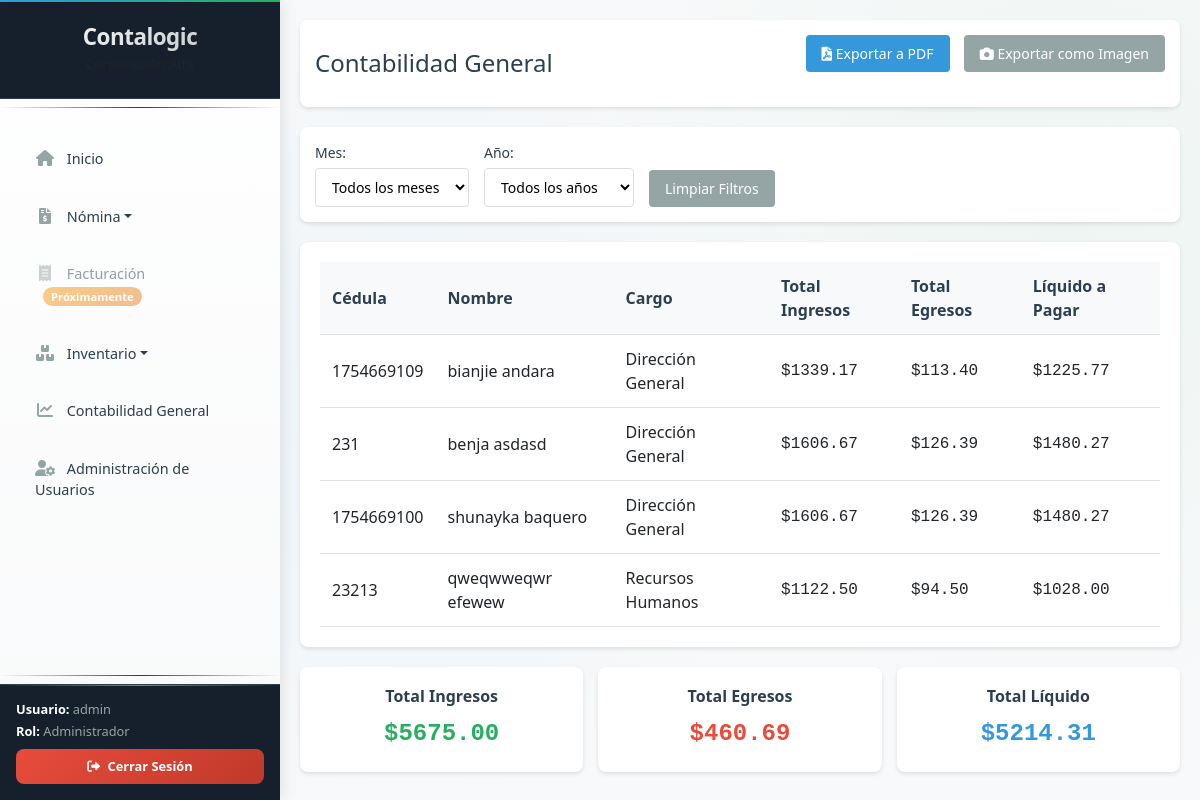
The app's page /contabilidad (signed in) with its own data.
### tables this page shows
CREATE TABLE empleados (
        id INTEGER PRIMARY KEY AUTOINCREMENT,
        nombres TEXT NOT NULL,
        apellidos TEXT NOT NULL,
        cedula TEXT UNIQUE NOT NULL,
        correo TEXT NOT NULL,
        cargo TEXT NOT NULL,
        salario REAL NOT NULL,
        fecha_ingreso DATE NOT NULL,
        activo BOOLEAN DEFAULT 1
    );

### app.py (the view)
@app.route('/contabilidad')
@login_required
def contabilidad():
    mes = request.args.get('mes', '')
    ano = request.args.get('ano', '')
    query = """
    SELECT e.cedula,
           e.nombres || ' ' || e.apellidos as nombre,
           e.cargo,
           SUM(r.total_ingresos) as total_ingresos,
           SUM(r.total_egresos) as total_egresos,
           SUM(r.liquido_pagar) as liquido_pagar
    FROM empleados e
    JOIN rol_pagos r ON e.id = r.empleado_id
    WHERE e.activo = 1
    """
    params = []
    if mes:
        query += " AND r.mes = ?"
        params.append(int(mes))
    if ano:
        query += " AND r.año = ?"
        params.append(int(ano))
    query += " GROUP BY e.id ORDER BY e.apellidos, e.nombres"
    conn = get_db_connection()
    cursor = conn.cursor()
    cursor.execute(query, params)
    contabilidad_data = cursor.fetchall()
    total_ingresos = sum(item['total_ingresos'] or 0 for item in contabilidad_data)
    total_egresos = sum(item['total_egresos'] or 0 for item in contabilidad_data)
    total_liquido = sum(item['liquido_pagar'] or 0 for item in contabilidad_data)
    totales = {
        'total_ingresos': total_ingresos,
        'total_egresos': total_egresos,
        'total_liquido': total_liquido
    }
    conn.close()
    return render_template('contabilidad.html',
                         contabilidad_data=contabilidad_data,
                         totales=totales,
                         mes=mes,
                         ano=ano)

### app.py (called while the page is built)
def login_required(f):
    @wraps(f)
    def decorated_function(*args, **kwargs):
        if 'logged_in' not in session:
            return redirect(url_for('login'))
        return f(*args, **kwargs)
    return decorated_function

### database.py (called while the page is built)
def get_db_connection():
    conn = sqlite3.connect('contalogic.db')
    conn.row_factory = sqlite3.Row
    return conn

### templates/contabilidad.html (shortened to what this page needs)
{% extends "base.html" %}
{% block css_files %}
<link rel="stylesheet" href="{{ url_for('static', filename='css/contabilidad.css') }}">
{% endblock %}
{% block content %}
<div class="page-content">
    <div class="page-header">
        <h2>Contabilidad General</h2>
        <div class="export-actions" style="margin-bottom: 20px;">
            <button onclick="exportToPDF()" class="btn btn-primary">
                <i class="fas fa-file-pdf"></i> Exportar a PDF
            </button>
            <button onclick="exportToPDFAsImage()" class="btn btn-secondary" style="margin-left: 10px;">
                <i class="fas fa-camera"></i> Exportar como Imagen
            </button>
        </div>
    </div>
    <div class="filters-container">
        <div class="filter-group">
            <label for="mes">Mes:</label>
            <select id="mes" onchange="applyFilters()">
                <option value="">Todos los meses</option>
            </select>
        </div>
        <div class="filter-group">
            <label for="ano">Año:</label>
            <select id="ano" onchange="applyFilters()">
                <option value="">Todos los años</option>
            </select>
        </div>
        <button class="btn btn-secondary" onclick="clearFilters()">Limpiar Filtros</button>
    </div>
    <div class="table-container">
        <table class="data-table" id="contabilidadTable">
            <thead>
                <tr>
                    <th>Cédula</th>
                    <th>Nombre</th>
                    <th>Cargo</th>
                    <th>Total Ingresos</th>
                    <th>Total Egresos</th>
                    <th>Líquido a Pagar</th>
                </tr>
            </thead>
            <tbody>
                {% for item in contabilidad_data %}
                <tr>
                    <td>{{ item.cedula }}</td>
                    <td>{{ item.nombre }}</td>
                    <td>{{ item.cargo }}</td>
                    <td class="currency">${{ "%.2f"|format(item.total_ingresos or 0) }}</td>
                    <td class="currency">${{ "%.2f"|format(item.total_egresos or 0) }}</td>
                    <td class="currency">${{ "%.2f"|format(item.liquido_pagar or 0) }}</td>
                </tr>
                {% endfor %}
            </tbody>
        </table>
    </div>
    <div class="totals-container">
        <div class="total-card">
            <h3>Total Ingresos</h3>
            <p class="total-amount">${{ "%.2f"|format(totales.total_ingresos) }}</p>
        </div>
        <div class="total-card">
            <h3>Total Egresos</h3>
            <p class="total-amount">${{ "%.2f"|format(totales.total_egresos) }}</p>
        </div>
        <div class="total-card">
            <h3>Total Líquido</h3>
            <p class="total-amount">${{ "%.2f"|format(totales.total_liquido) }}</p>
        </div>
    </div>
</div>
{% endblock %}

### static/css/sidebar.css (style rules this page uses)
:root { --sidebar-bg: #1e2a3a; --sidebar-header-bg: #16202d; --sidebar-hover: #2a3a4d; --sidebar-active: #3498db; --sidebar-border: #2d3e50; --text-primary: #ecf0f1; --text-secondary: #95a5a6; --text-muted: #7f8c8d; --accent-color: #3498db; --success-color: #27ae60; --danger-color: #e74c3c; --warning-color: #f39c12; }
body { margin: 0 !important; padding: 0 !important; overflow-x: hidden; }

### static/css/contabilidad.css (style rules this page uses)
.page-header { display: flex; justify-content: space-between; align-items: center; margin-bottom: 20px; padding: 15px; background: white; border-radius: 8px; box-shadow: 0 2px 4px rgba(0, 0, 0, 0.1); }
.page-header h2 { margin: 0; color: #2c3e50; font-size: 24px; }
.filters-container { display: flex; gap: 15px; align-items: end; margin-bottom: 20px; padding: 15px; background: white; border-radius: 8px; box-shadow: 0 2px 4px rgba(0, 0, 0, 0.1); flex-wrap: wrap; }
.filter-group { display: flex; flex-direction: column; min-width: 150px; }
.filter-group label { margin-bottom: 5px; font-weight: 500; color: #2c3e50; font-size: 14px; }
.filter-group select { padding: 8px 12px; border: 1px solid #ddd; border-radius: 4px; font-size: 14px; background-color: white; }
.table-container { background: white; border-radius: 8px; padding: 20px; box-shadow: 0 2px 4px rgba(0, 0, 0, 0.1); overflow-x: auto; margin-bottom: 20px; }
.data-table { width: 100%; border-collapse: collapse; }
.data-table th, .data-table td { padding: 12px; text-align: left; border-bottom: 1px solid #e0e0e0; }
.data-table th { background-color: #f8f9fa; font-weight: 600; color: #2c3e50; position: sticky; top: 0; cursor: pointer; }
.currency { text-align: right; font-family: 'Courier New', monospace; font-weight: 500; }
.totals-container { display: grid; grid-template-columns: repeat(auto-fit, minmax(250px, 1fr)); gap: 15px; margin-top: 20px; }
.total-card { background: white; padding: 20px; border-radius: 8px; box-shadow: 0 2px 4px rgba(0, 0, 0, 0.1); text-align: center; }
.total-card h3 { margin: 0 0 10px 0; color: #2c3e50; font-size: 16px; font-weight: 600; }
.total-amount { margin: 0; font-size: 24px; font-weight: bold; color: #27ae60; font-family: 'Courier New', monospace; }
.total-card:nth-child(2) .total-amount { color: #e74c3c; }
.total-card:nth-child(3) .total-amount { color: #3498db; }
.btn { padding: 8px 16px; border: none; border-radius: 4px; cursor: pointer; font-size: 14px; font-weight: 500; transition: all 0.3s ease; text-decoration: none; display: inline-block; text-align: center; }
.btn-primary { background-color: #3498db; color: white; }
.btn-secondary { background-color: #95a5a6; color: white; }

### records on screen
empleados: cedula "1754669109", nombre "bianjie andara", cargo "Dirección General", total_ingresos "1339.17", total_egresos "113.40", liquido_pagar "1225.77"
empleados: cedula "231", nombre "benja asdasd", cargo "Dirección General", total_ingresos "1606.67", total_egresos "126.39", liquido_pagar "1480.27"
empleados: cedula "1754669100", nombre "shunayka baquero", cargo "Dirección General", total_ingresos "1606.67", total_egresos "126.39", liquido_pagar "1480.27"
empleados: cedula "23213", nombre "qweqwweqwr efewew", cargo "Recursos Humanos", total_ingresos "1122.50", total_egresos "94.50", liquido_pagar "1028.00"

### other values on screen
{{ session.username }} "admin"
{{ session.user_role }} "Administrador"
{{ "%.2f"|format(totales.total_ingresos) }} "5675.00"
{{ "%.2f"|format(totales.total_egresos) }} "460.69"
{{ "%.2f"|format(totales.total_liquido) }} "5214.31"
